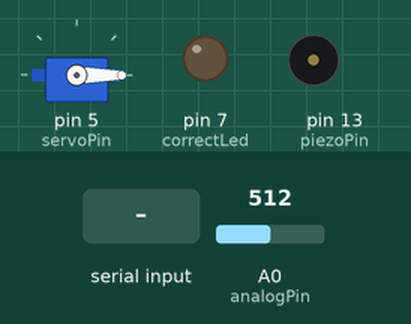
Bench run of a program on a simulated Arduino Uno, built with avr-gcc and run on an emulated ATmega328P. Shown: servo, output pins drawn as LEDs (lit = HIGH), buzzer (waves = sounding). Inputs (shaded band) come from the test bench; at power-on: A0 (analogPin) = 512. What the program prints to the serial monitor is not drawn.

Above: at 0.9 s.
1.0 s: "R" received over Serial
3.1 s: "A" received over Serial
At 4.1 s:
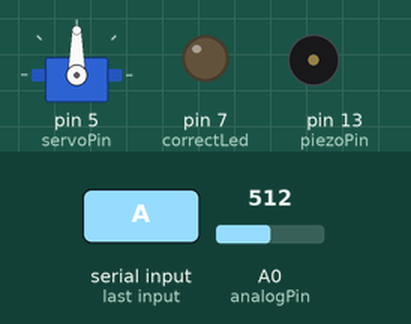
4.6 s: "O" received over Serial
At 5.0 s:
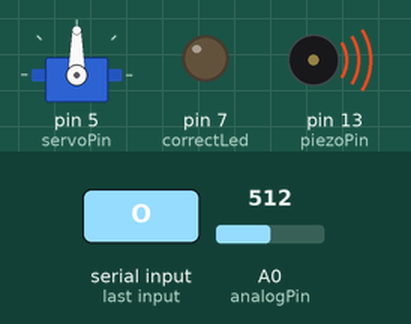
6.6 s: "F" received over Serial
At 8.7 s:
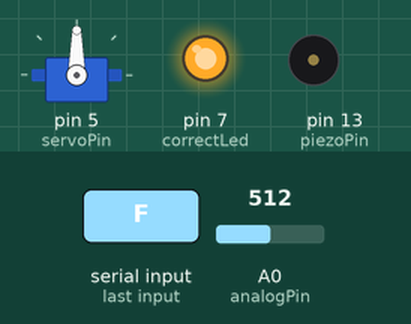
9.1 s: "D" received over Serial
At 9.9 s:
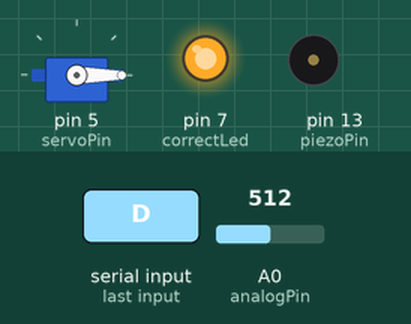
10.6 s: "C" received over Serial
At 10.75 s:
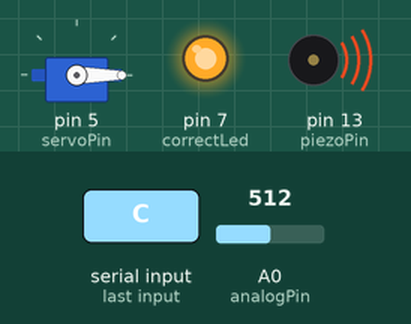
Timing chart, 0 to 13.6 s (numbered marks = the images above; inputs shaded):
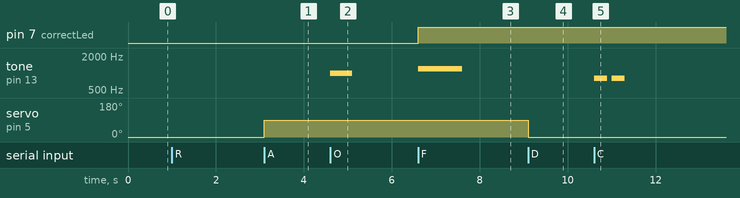

The program:

main.cpp
```cpp
#include <Arduino.h>
#include <Servo.h>

Servo myServo;

// put function declarations here:
void MoveServo(bool activateServo);
int readEEGData();

struct EEGData {
  int sensorValue; // Placeholder for EEG data value
  byte packet[4]; // Packets the data into 16 bits with start and stop bits for serial transmission
};


const int servoPin = 5; // Pin to which the servo is connected
const int analogPin = A0; // Analog pin to read the biomedical data from the SHIELD
const int correctLed = 7; // Pin for the correct LED (built-in LED on Arduino Uno)
const int piezoPin = 13;

void setup() {
  myServo.attach(servoPin); // Attach servo to the specified pin
  myServo.write(0); // Initialize the servo position to 0 degrees
  Serial.begin(115200); // Start serial communication at 115200 baud
  pinMode(analogPin, INPUT); // Set the analog pin as an input
  pinMode(correctLed, OUTPUT); // Set the correct LED pin as an output
  pinMode(piezoPin, OUTPUT);

  while (true) {
    if (Serial.available() > 0) { // Check if data is available on the serial port
      char handshake = Serial.read();
      if (handshake == 'R') {    // Wait for the correct handshake byte 'R' from the Python script
        break;        // Exit the loop if the correct handshake is received
      }
    }

  }
}


const int calibrationTime = 5; // Duration of the calibration phase in seconds
const int frequency = 250; // Frequency of the calibration readings in Hz

unsigned long currentMicros = 0; // Variable to store the current time in microseconds
unsigned long previousMicros = 0; // Variable to store the previous time in microseconds

void loop() {


  if (Serial.available() > 0) {
    char command = Serial.read(); // Read the command from the serial input
    switch (command) {
      case 'A': // Command to activate the servo
        MoveServo(true); // Move the servo to 90 degrees
        break;
      case 'D': // Command to deactivate the servo
        MoveServo(false); // Move the servo back to 0 degrees
        break;
      case 'O': // Eyes Open (Single high beep)
        tone(piezoPin, 1000, 500);
        break;
      case 'C': // Eyes Closed (Double low beep)
        tone(piezoPin, 800, 300);
        delay(400); // Quick pause
        tone(piezoPin, 800, 300);
        break;
      case 'F': // Calibration Finished (Long high beep)
        tone(piezoPin, 1200, 1000);
        digitalWrite(correctLed, HIGH); // Turn on the correct LED
        break;
    }
  }

  currentMicros = micros(); // Get the current time in microseconds


  if(currentMicros - previousMicros >= (1000000 / frequency)) { // Check if it's time for the next reading
    previousMicros = currentMicros; // Update the previous time
    EEGData data;
    data.sensorValue = readEEGData(); // Read EEG data from the SHIELD

    data.packet[0] = 0xA5; // Start byte
    data.packet[1] = (data.sensorValue >> 8) & 0xFF; // High byte of the sensor value
    data.packet[2] = data.sensorValue & 0xFF; // Low byte
    data.packet[3] = 0x5A; // Stop byte

    Serial.write(data.packet, sizeof(data.packet)); // Send the packet over serial
  }

}


void MoveServo(bool activateServo) {
  // Function to control the servo movement
  if (activateServo) {
    myServo.write(90); // Move the servo to 90 degrees
  }
  else {
    myServo.write(0); // Move the servo back to 0 degrees
  }
}


int readEEGData() {
  // Placeholder function to read EEG data from the SHIELD
  // This function should be implemented to return actual EEG data
  int sensorValue = analogRead(analogPin); // Read the analog value from the SHIELD
  return sensorValue; // Return the read value
}
```

Measured:
- after the input at 1.0 s, every drawn part: stays the same
- after the input at 3.1 s, servo on pin 5 (servoPin): 0° → 90° at once
- after the input at 4.6 s, tone on pin 13 (piezoPin): silent → 1000 Hz at once, → silent 0.50 s later
- after the input at 6.6 s, pin 7 (correctLed): LOW → HIGH at once; tone on pin 13 (piezoPin): silent → 1200 Hz at once, → silent 1.0 s later
- after the input at 9.1 s, servo on pin 5 (servoPin): 90° → 0° at once
- after the input at 10.6 s, tone on pin 13 (piezoPin): alternates 800 Hz for 0.30 s and silent for 0.10 s, 4 changes in all, then stays silent, starting at once
